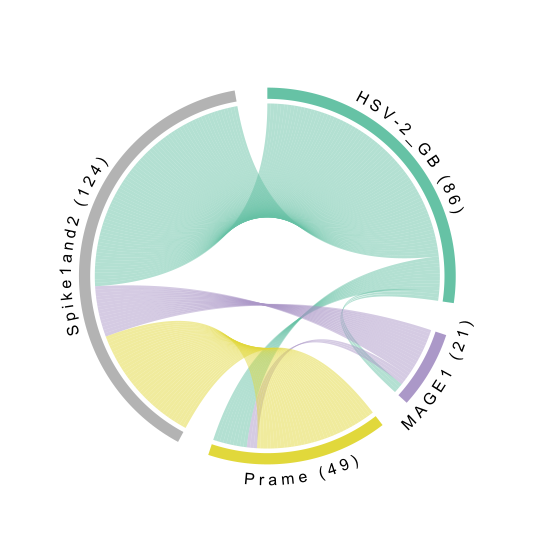

The script that drew this image:
# HANSA — Homologous Antigen Similarity Analysis
# Visualization code to make Circos plot
# Author: Darshak K. Bhatt
# Affiliation: University Medical Center Groningen, University of Groningen
# License: MIT
# Version: 1.0.0
# Date: 2026-06-29

#==========================================================================

library(tidyverse)
library(circlize)
library(RColorBrewer)
library(viridisLite)
library(ComplexHeatmap)
library(grid)

# ----------------------------
# Read and summarize data if required
# ----------------------------
df <- read_tsv("crossreactivity_results.tsv")

links <- df %>%
  mutate(weight = 1)

#links <- df %>%                          # turn on if needing to summarize data
#  group_by(seqA_name, seqB_name) %>%
#  summarise(
#    n = n(),
#    mean_mismatch = mean(mismatch, na.rm = TRUE),
#    .groups = "drop"
#  )

# ----------------------------
# Nodes and sector colors
# ----------------------------
nodes <- sort(unique(c(links$seqA_name, links$seqB_name)))

grid.col <- setNames(
  colorRampPalette(brewer.pal(12, "Set2"))(length(nodes)),
  nodes
)

# ----------------------------
# Link colors = same as node colors
# ----------------------------
link_cols <- grid.col[links$seqA_name]


# ----------------------------
# Labels with total counts
# ----------------------------
totals <- bind_rows(
  links %>% transmute(node = seqA_name, weight),
  links %>% transmute(node = seqB_name, weight)
) %>%
  group_by(node) %>%
  summarise(total = sum(weight), .groups = "drop")

# For summary data
#totals <- bind_rows(
#  links %>% transmute(node = seqA_name, n),
#  links %>% transmute(node = seqB_name, n)
#) %>%
#  group_by(node) %>%
#  summarise(total = sum(n), .groups = "drop")

label_map <- setNames(
  paste0(totals$node, " (", totals$total, ")"),
  totals$node
)

# ----------------------------
# Viridis color mapping
# ----------------------------
#col_var <- links$mean_mismatch       # for summary data

#col_var <- links$pct_id

#gradient color
#link_cols_fun <- colorRamp2(
#  seq(min(col_var), max(col_var), length.out = 5),
#  viridisLite::viridis(5)
#)
#link_cols <- link_cols_fun(col_var)

#for categorical data
#col_var <- links$tier   # your categorical variable
#categories <- unique(col_var)
#cat_colors <- setNames(
#  viridisLite::viridis(length(categories), option = "D"),
#  categories
#)
#link_cols <- cat_colors[col_var]



# for summary data
#breaks <- seq(
#  min(col_var, na.rm = TRUE),
#  max(col_var, na.rm = TRUE),
#  length.out = 5
#)

#vir_cols <- viridis(
#  length(breaks),
#  option = "D"
#)

#link_cols_fun <- colorRamp2(
#  breaks,
#  vir_cols
#)

#link_cols <- link_cols_fun(col_var)


# ----------------------------
# Plot
# ----------------------------
circos.clear()

circos.par(
  gap.degree = 10,
  start.degree = 90
)

chordDiagram(
#  x = links[, c("seqA_name", "seqB_name", "n")],     #for summary data
   x = links[, c("seqA_name", "seqB_name", "weight")],
  grid.col = grid.col,
  col = link_cols,
  transparency = 0.5,
  annotationTrack = "grid",
  preAllocateTracks = list(track.height = 0.15),
  link.sort = TRUE,
  link.largest.ontop = TRUE
)

# ----------------------------
# Labels
# ----------------------------
spaced_label <- function(x, space = " ") {
  paste(strsplit(x, "")[[1]], collapse = space)
}

circos.trackPlotRegion(
  track.index = 1,
  bg.border = NA,
  panel.fun = function(x, y) {
    
    sector.name <- get.cell.meta.data("sector.index")
    xlim <- get.cell.meta.data("xlim")
    ylim <- get.cell.meta.data("ylim")
    
    circos.text(
      x = mean(xlim),
      y = ylim[1] + 0.1,
      #labels = label_map[sector.name],
      
      label <- spaced_label(label_map[sector.name], space = "\u00A0"),  # spaced labels
      
      facing = "bending.outside",
      niceFacing = TRUE,
      adj = c(0.5, 1),
      cex = 1
    )
  }
)

#title(
#  "Peptide Cross-Reactivity Chord Diagram\nChord color = Mean mismatch"
#)

# ----------------------------
# Legend
# ----------------------------
#lgd <- Legend(
#  title = "Variable",
#  col_fun = link_cols_fun,
#  at = round(pretty(range(col_var, na.rm = TRUE), n = 5), 2),
#  direction = "vertical"
#)

#draw(
#  lgd,
#  x = unit(0.9, "npc"),
#  y = unit(0.5, "npc"),
#  just = c("left", "center")
#)

# Optional cleanup after everything is drawn
 circos.clear()
